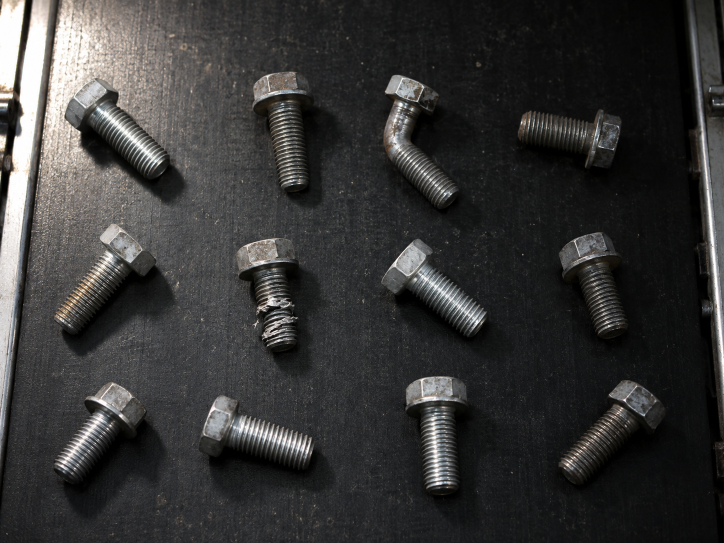
#> input picture data/photos/bolts-conveyor.png, 1448 x 1086 px (shown at 1/2 size)
$ python pitfalls.py   (older library calls are emulated)
#> lines starting #> are read from the running program, lines starting #| are printed output that depends on the picture; after the words box and inside, x2 and y2 are one past the last pixel; in counts of white or black regions, pixels touching at a corner belong together
"""P06｜讓 AI 寫，然後挑錯：uint8 輸出吃掉負的邊、gx+gy 互相抵消、核沒有正規化。"""
import cv2
import numpy as np

from common import PHOTOS

gray = cv2.cvtColor(cv2.imread(str(PHOTOS / "bolts-conveyor.png")), cv2.COLOR_BGR2GRAY)
#> gray: shape (1086, 1448); min 0, max 255, mean 54.7
roi = gray[400:1000, 300:1100]
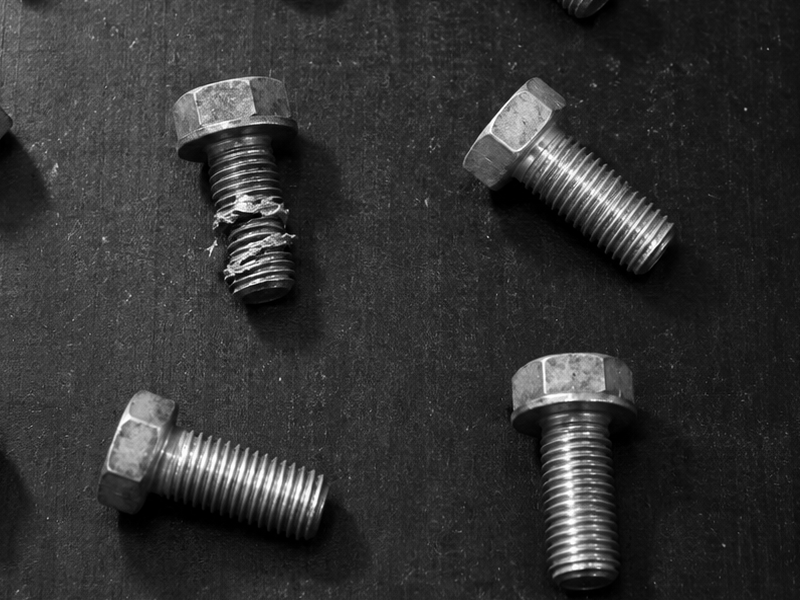
#> roi: shape (600, 800); min 0, max 255, mean 51.4
sobel_x = np.array([[-1, 0, 1], [-2, 0, 2], [-1, 0, 1]], np.float32)

print("== 錯誤 1：cv2.filter2D(gray, -1, sobel_x)，輸出還是 uint8 ==")
ai = cv2.filter2D(roi, -1, sobel_x)                         # -1 = 跟輸入一樣是 uint8
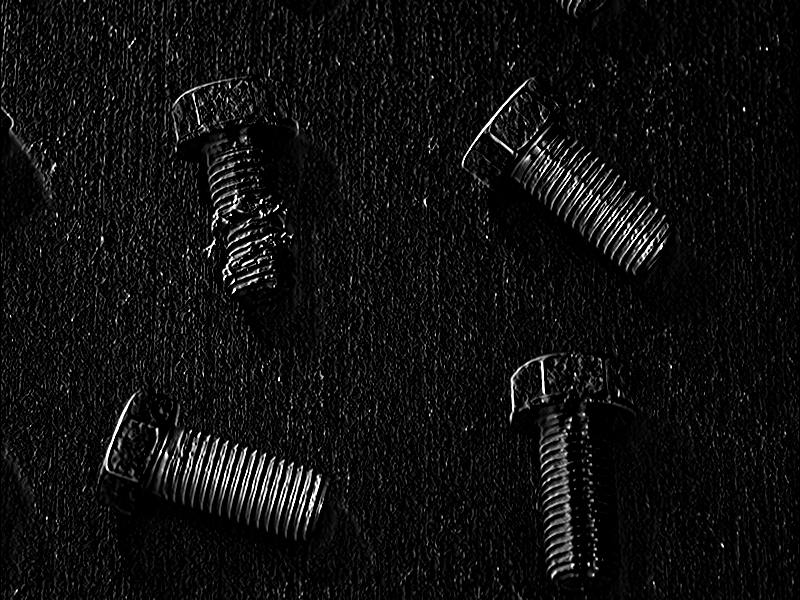
#> ai: shape (600, 800); min 0, max 255, mean 15.4
ok = cv2.filter2D(roi, cv2.CV_32F, sobel_x)
strong = np.abs(ok) > 100
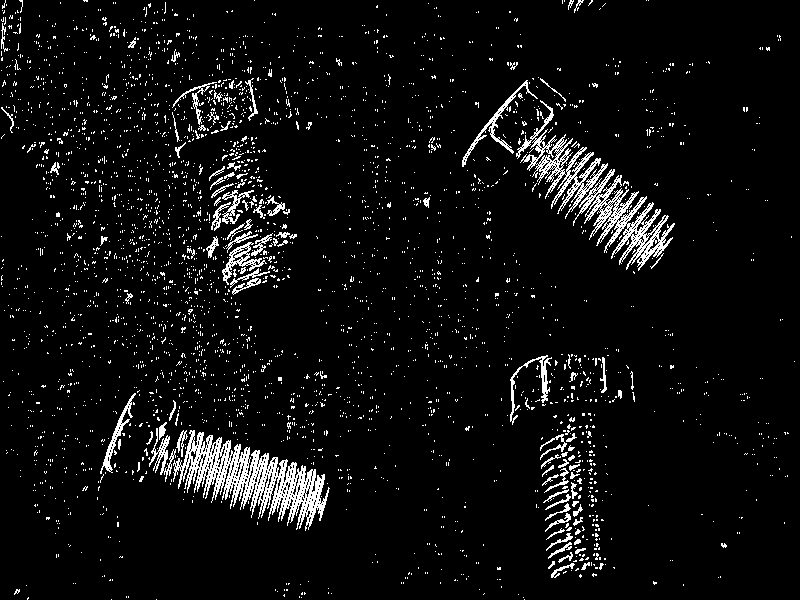
#> strong: shape (600, 800) bool; 5.8% white in thin lines or dots
print(f"正確（float32）值域 {ok.min():.0f} ~ {ok.max():.0f}")
#| 正確（float32）值域 -733 ~ 696
print(f"AI 版（uint8）值域 {ai.min()} ~ {ai.max()}")
#| AI 版（uint8）值域 0 ~ 255
kept = (ai[strong] > 100).mean()
#> kept = 0.508
print(f"強邊緣（|值|>100）中，AI 版還看得到的比例 {kept:.3f}")
#| 強邊緣（|值|>100）中，AI 版還看得到的比例 0.508
print("→ 「由亮變暗」的邊是負數，被截成 0；螺栓只剩一側有邊")

print("\n== 錯誤 2：邊緣強度寫成 gx + gy ==")
gx = cv2.Sobel(roi, cv2.CV_32F, 1, 0)
gy = cv2.Sobel(roi, cv2.CV_32F, 0, 1)
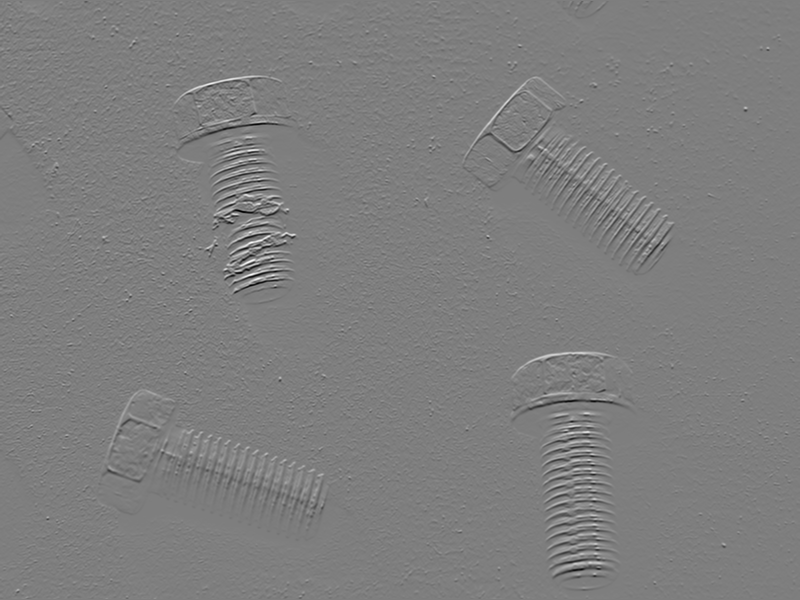
#> gy: shape (600, 800) float32; min -874, max 888, mean -0.1; drawn with min black and max white
mag = np.sqrt(gx ** 2 + gy ** 2)
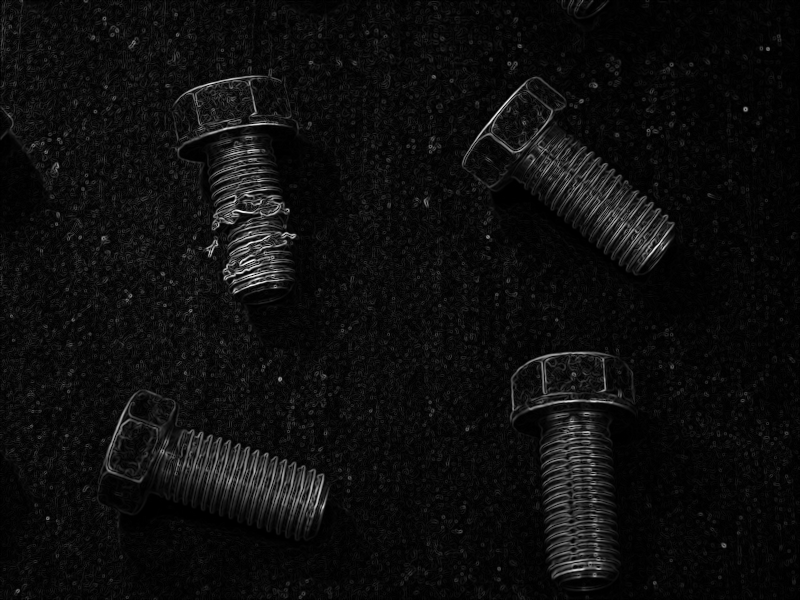
#> mag: shape (600, 800) float32; min 0, max 909, mean 50.3; drawn with min black and max white
bad = gx + gy
print(f"sqrt(gx²+gy²) 平均 {mag.mean():.3f}")
#| sqrt(gx²+gy²) 平均 50.251
print(f"gx + gy        平均 {bad.mean():.3f}（正負抵消）；|gx + gy| 平均 {np.abs(bad).mean():.3f}")
#| gx + gy        平均 -0.415（正負抵消）；|gx + gy| 平均 49.708
diag = (np.abs(bad) < 0.2 * mag) & (mag > 100)
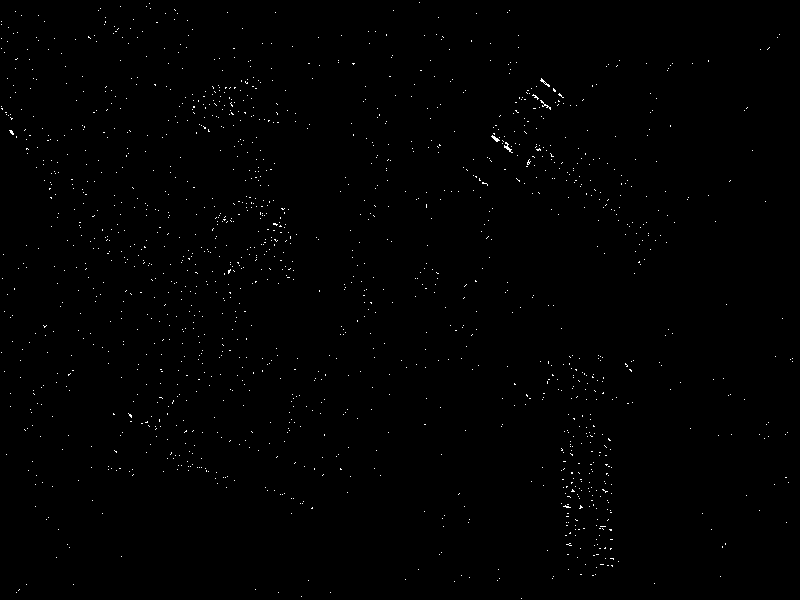
#> diag: shape (600, 800) bool; 0.47% white in thin lines or dots
print(f"強邊緣中，|gx+gy| 不到真實強度 2 成的比例 {diag.sum() / (mag > 100).sum():.3f}")
#| 強邊緣中，|gx+gy| 不到真實強度 2 成的比例 0.044

print("\n== 錯誤 3：自己做 5×5 平均核，忘了除以 25 ==")
k_bad = np.ones((5, 5), np.float32)
k_ok = k_bad / 25
b1 = cv2.filter2D(roi, -1, k_bad)
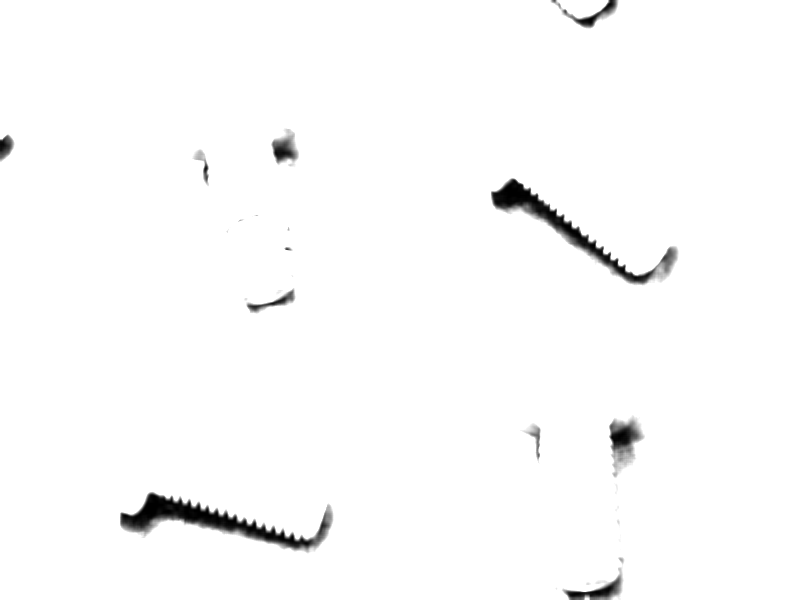
#> b1: shape (600, 800); min 0, max 255, mean 250.8
b2 = cv2.filter2D(roi, -1, k_ok)
print(f"沒除 25：平均亮度 {b1.mean():.3f}，被截成 255 的像素占 {(b1 == 255).mean():.3f}")
#| 沒除 25：平均亮度 250.776，被截成 255 的像素占 0.971
print(f"有除 25：平均亮度 {b2.mean():.3f}，原圖 {roi.mean():.3f}")
#| 有除 25：平均亮度 51.414，原圖 51.416
print(f"核的總和 = 亮度放大倍數：{k_bad.sum():.0f} vs {k_ok.sum():.0f}")

$ run again, with data/photos/care-corridor-fall.png copied over data/photos/bolts-conveyor.png
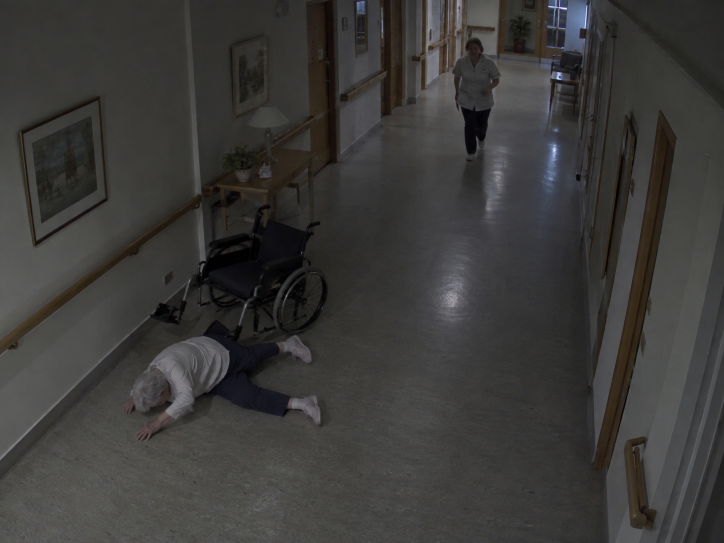
#> input picture data/photos/care-corridor-fall.png, 1448 x 1086 px (shown at 1/2 size)
#> `strong = np.abs(ok) > 100`:
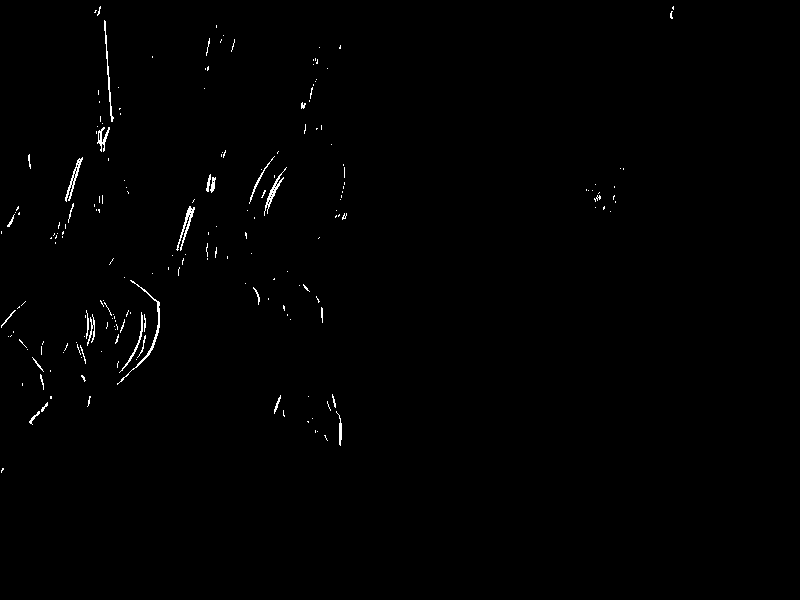
#> strong: shape (600, 800) bool; 0.61% white in thin lines or dots, all inside (x1, y1, x2, y2) = (1, 6, 674, 473)
#| 正確（float32）值域 -547 ~ 638
#| AI 版（uint8）值域 0 ~ 255
#> kept = 0.43
#| 強邊緣（|值|>100）中，AI 版還看得到的比例 0.430
#| sqrt(gx²+gy²) 平均 13.292
#| gx + gy        平均 0.177（正負抵消）；|gx + gy| 平均 12.552
#> diag: shape (600, 800) bool; 0.04% white in thin lines or dots, all inside (x1, y1, x2, y2) = (10, 13, 674, 547)
#| 強邊緣中，|gx+gy| 不到真實強度 2 成的比例 0.040
#> `b1 = cv2.filter2D(roi, -1, k_bad)`:
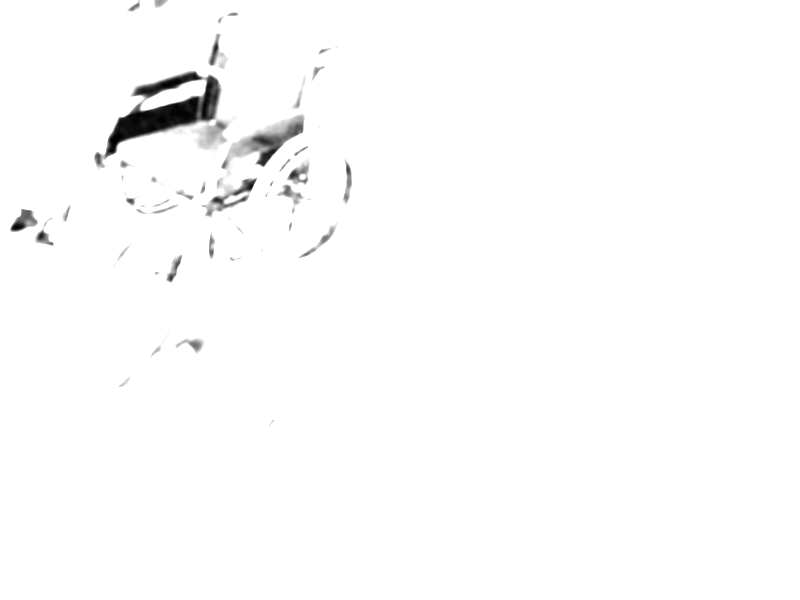
#> b1: shape (600, 800); min 0, max 255, mean 251.9
#| 沒除 25：平均亮度 251.909，被截成 255 的像素占 0.973
#| 有除 25：平均亮度 55.458，原圖 55.458

$ run again, with data/photos/factory-lifting.png copied over data/photos/bolts-conveyor.png
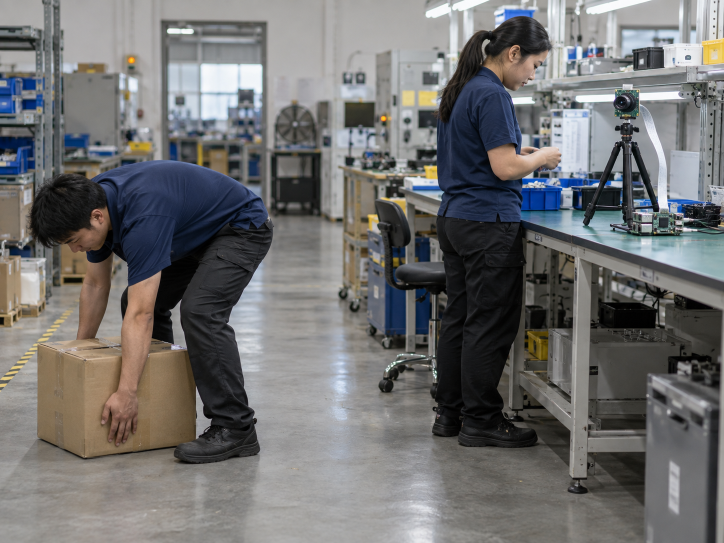
#> input picture data/photos/factory-lifting.png, 1448 x 1086 px (shown at 1/2 size)
#> `strong = np.abs(ok) > 100`:
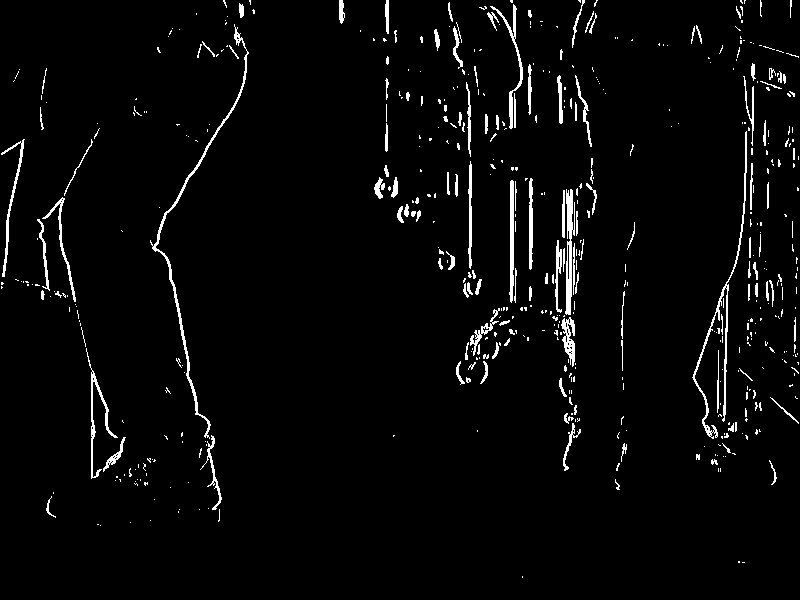
#> strong: shape (600, 800) bool; 3.3% white in thin lines or dots
#| 正確（float32）值域 -708 ~ 615
#| AI 版（uint8）值域 0 ~ 255
#> kept = 0.529
#| 強邊緣（|值|>100）中，AI 版還看得到的比例 0.529
#| sqrt(gx²+gy²) 平均 32.354
#| gx + gy        平均 0.676（正負抵消）；|gx + gy| 平均 29.897
#> diag: shape (600, 800) bool; 0.29% white in thin lines or dots
#| 強邊緣中，|gx+gy| 不到真實強度 2 成的比例 0.047
#> `b1 = cv2.filter2D(roi, -1, k_bad)`:
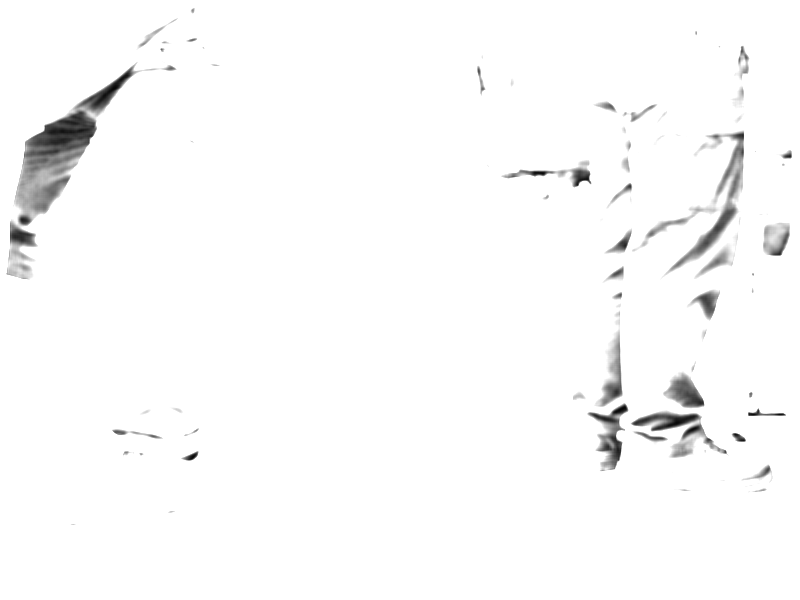
#> b1: shape (600, 800); min 6, max 255, mean 250.3
#| 沒除 25：平均亮度 250.260，被截成 255 的像素占 0.952
#| 有除 25：平均亮度 90.227，原圖 90.229
